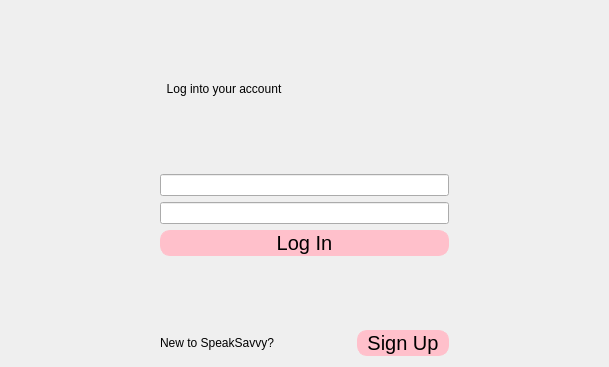
<?xml version="1.0" encoding="UTF-8"?>
<ui version="4.0">
 <class>LogInWidget</class>
 <widget class="QWidget" name="LogInWidget">
  <property name="geometry">
   <rect>
    <x>0</x>
    <y>0</y>
    <width>584</width>
    <height>367</height>
   </rect>
  </property>
  <property name="windowTitle">
   <string>Form</string>
  </property>
  <layout class="QGridLayout" name="gridLayout">
   <item row="0" column="0" colspan="5">
    <spacer name="verticalSpacer">
     <property name="orientation">
      <enum>Qt::Vertical</enum>
     </property>
     <property name="sizeHint" stdset="0">
      <size>
       <width>404</width>
       <height>47</height>
      </size>
     </property>
    </spacer>
   </item>
   <item row="5" column="0">
    <spacer name="horizontalSpacer_2">
     <property name="orientation">
      <enum>Qt::Horizontal</enum>
     </property>
     <property name="sizeHint" stdset="0">
      <size>
       <width>84</width>
       <height>20</height>
      </size>
     </property>
    </spacer>
   </item>
   <item row="4" column="4">
    <spacer name="horizontalSpacer_7">
     <property name="orientation">
      <enum>Qt::Horizontal</enum>
     </property>
     <property name="sizeHint" stdset="0">
      <size>
       <width>82</width>
       <height>20</height>
      </size>
     </property>
    </spacer>
   </item>
   <item row="6" column="0">
    <spacer name="horizontalSpacer_3">
     <property name="orientation">
      <enum>Qt::Horizontal</enum>
     </property>
     <property name="sizeHint" stdset="0">
      <size>
       <width>84</width>
       <height>20</height>
      </size>
     </property>
    </spacer>
   </item>
   <item row="2" column="1" colspan="3">
    <widget class="QLabel" name="label">
     <property name="styleSheet">
      <string notr="true">font: 18pt &quot;Monaco&quot;;</string>
     </property>
     <property name="text">
      <string>  Log into your account</string>
     </property>
    </widget>
   </item>
   <item row="9" column="0">
    <spacer name="horizontalSpacer_4">
     <property name="orientation">
      <enum>Qt::Horizontal</enum>
     </property>
     <property name="sizeHint" stdset="0">
      <size>
       <width>84</width>
       <height>20</height>
      </size>
     </property>
    </spacer>
   </item>
   <item row="2" column="4">
    <spacer name="horizontalSpacer_10">
     <property name="orientation">
      <enum>Qt::Horizontal</enum>
     </property>
     <property name="sizeHint" stdset="0">
      <size>
       <width>40</width>
       <height>20</height>
      </size>
     </property>
    </spacer>
   </item>
   <item row="2" column="0">
    <spacer name="horizontalSpacer_9">
     <property name="orientation">
      <enum>Qt::Horizontal</enum>
     </property>
     <property name="sizeHint" stdset="0">
      <size>
       <width>86</width>
       <height>20</height>
      </size>
     </property>
    </spacer>
   </item>
   <item row="5" column="4">
    <spacer name="horizontalSpacer_6">
     <property name="orientation">
      <enum>Qt::Horizontal</enum>
     </property>
     <property name="sizeHint" stdset="0">
      <size>
       <width>82</width>
       <height>20</height>
      </size>
     </property>
    </spacer>
   </item>
   <item row="3" column="1" colspan="3">
    <spacer name="verticalSpacer_2">
     <property name="orientation">
      <enum>Qt::Vertical</enum>
     </property>
     <property name="sizeHint" stdset="0">
      <size>
       <width>289</width>
       <height>37</height>
      </size>
     </property>
    </spacer>
   </item>
   <item row="4" column="1" colspan="3">
    <widget class="QLineEdit" name="lineEdit"/>
   </item>
   <item row="9" column="4">
    <spacer name="horizontalSpacer_5">
     <property name="orientation">
      <enum>Qt::Horizontal</enum>
     </property>
     <property name="sizeHint" stdset="0">
      <size>
       <width>82</width>
       <height>20</height>
      </size>
     </property>
    </spacer>
   </item>
   <item row="6" column="4">
    <spacer name="horizontalSpacer_8">
     <property name="orientation">
      <enum>Qt::Horizontal</enum>
     </property>
     <property name="sizeHint" stdset="0">
      <size>
       <width>82</width>
       <height>20</height>
      </size>
     </property>
    </spacer>
   </item>
   <item row="9" column="1" colspan="2">
    <widget class="QLabel" name="label_2">
     <property name="styleSheet">
      <string notr="true">font: 14pt &quot;Monaco&quot;;</string>
     </property>
     <property name="text">
      <string>New to SpeakSavvy?</string>
     </property>
    </widget>
   </item>
   <item row="5" column="1" colspan="3">
    <widget class="QLineEdit" name="lineEdit_2"/>
   </item>
   <item row="4" column="0">
    <spacer name="horizontalSpacer">
     <property name="orientation">
      <enum>Qt::Horizontal</enum>
     </property>
     <property name="sizeHint" stdset="0">
      <size>
       <width>84</width>
       <height>20</height>
      </size>
     </property>
    </spacer>
   </item>
   <item row="9" column="3">
    <widget class="QPushButton" name="pushButton_2">
     <property name="styleSheet">
      <string notr="true">border-radius: 10;
border: 1px solid pink;
background-color: pink;
font: 15pt </string>
     </property>
     <property name="text">
      <string>Sign Up</string>
     </property>
     <property name="flat">
      <bool>true</bool>
     </property>
    </widget>
   </item>
   <item row="6" column="1" colspan="3">
    <widget class="QPushButton" name="pushButton">
     <property name="styleSheet">
      <string notr="true">border-radius: 10;
border: 1px solid pink;
background-color: pink;
font: 15pt </string>
     </property>
     <property name="text">
      <string>Log In</string>
     </property>
     <property name="flat">
      <bool>true</bool>
     </property>
    </widget>
   </item>
   <item row="7" column="2">
    <spacer name="verticalSpacer_3">
     <property name="orientation">
      <enum>Qt::Vertical</enum>
     </property>
     <property name="sizeHint" stdset="0">
      <size>
       <width>20</width>
       <height>37</height>
      </size>
     </property>
    </spacer>
   </item>
  </layout>
 </widget>
 <resources/>
 <connections/>
</ui>
